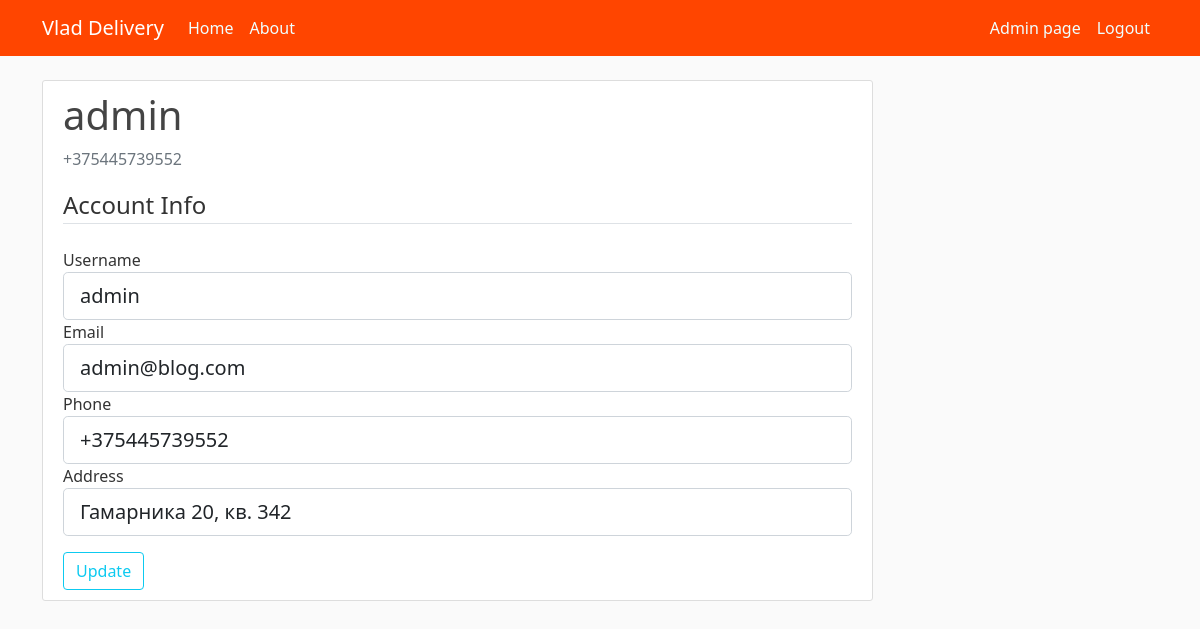
/account (signed in), run on an earlier commit of the app's database.
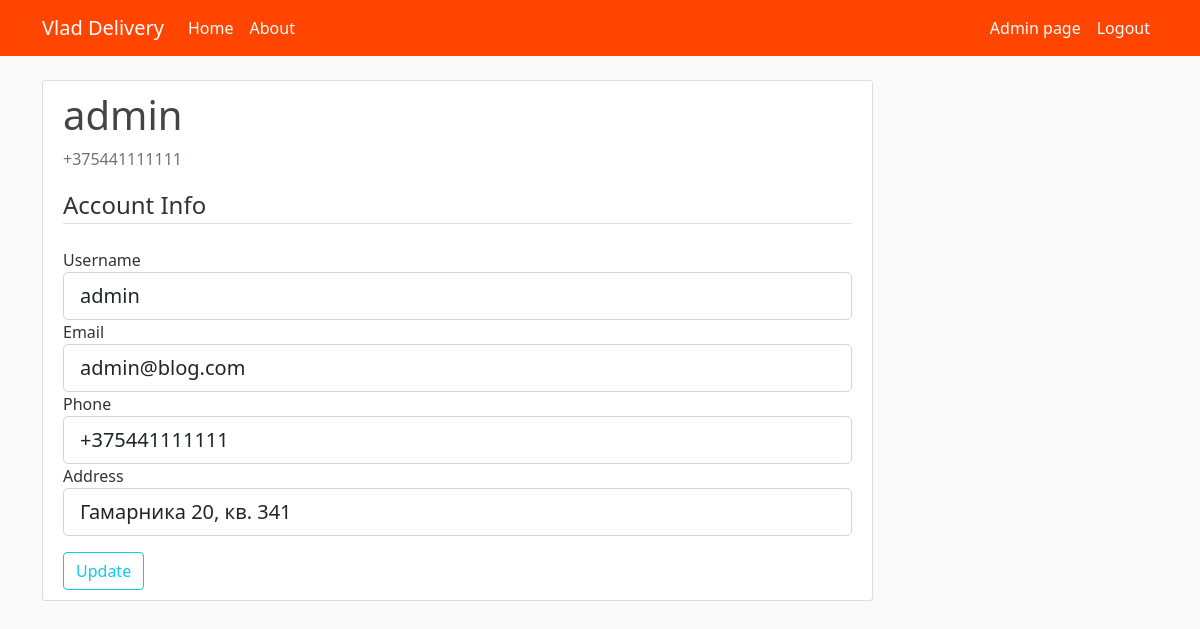
And on a later commit of the database.
### bd_project/models.py (models this page shows, shortened)
class BaseModel(Model):
    id = PrimaryKeyField(unique=True)
    class Meta:
        database = db
        order_by = 'id'

class User(BaseModel, UserMixin):
    username = CharField(max_length=20, unique=True, null=False)
    email = CharField(max_length=20, unique=True, null=False)
    phone = CharField(max_length=15, unique=True, null=False)
    address = CharField(max_length=20, null=False)
    password = CharField(max_length=60, null=False)
    class Meta:
        db_table = 'Users'

### bd_project/users/routes.py (the view)
@users.route('/account', methods=['GET', 'POST'])
@login_required
def account():
    form = UpdateAccountForm()
    if form.validate_on_submit():
        updated_user = User.get_by_id(current_user.id)
        updated_user.username = form.username.data
        updated_user.email = form.email.data
        updated_user.phone = form.phone.data
        updated_user.address = form.address.data
        updated_user.save()
        flash('Your account has been updated!', 'success')
        return redirect(url_for('users.account'))
    elif request.method == 'GET':
        form.username.data = current_user.username
        form.email.data = current_user.email
        form.phone.data = current_user.phone
        form.address.data = current_user.address
    return render_template('account.html', title='Account', form=form)

### bd_project/users/forms.py (shortened to what this page needs)
class UpdateAccountForm(FlaskForm):
    username = StringField('Username',
                           validators=[DataRequired(), Length(min=2, max=20)])
    email = StringField('Email',
                        validators=[DataRequired(), Email()])
    phone = StringField('Phone',
                        validators=[DataRequired()])
    address = StringField('Address',
                          validators=[DataRequired()])
    submit = SubmitField('Update')

### bd_project/models.py (called while the page is built)
@login_manager.user_loader
def load_user(user_id):
    return User.get_by_id(int(user_id))

### bd_project/templates/account.html (shortened to what this page needs)
{% extends "layout.html" %}
{% block content %}
<div class="content-section" xmlns="http://www.w3.org/1999/html">
    <div class="media d-flex">
        <div class="media-body">
            <h2 class="account-heading">{{ current_user.username }}</h2>
            <p class="text-secondary">{{ current_user.phone }}</p>
        </div>
    </div>
    <form method="post" action="">
        <fieldset class="form-group">
            <legend class="border-bottom mb-4">Account Info</legend>
            <div class="form-group">
                {{ form.username.label(class="form-control-label") }}
                {% if form.username.errors %}
                {{ form.username(class="form-control form-control-lg is-invalid") }}
                <div class="invalid-feedback">
                    {% for error in form.username.errors %}
                    <span>{{ error }}</span>
                    {% endfor %}
                </div>
                {% else %}
                {{ form.username(class="form-control form-control-lg") }}
                {% endif %}
            </div>
            <div class="form-group">
                {{ form.email.label(class="form-control-label") }}
                {% if form.email.errors %}
                {{ form.email(class="form-control form-control-lg is-invalid") }}
                <div class="invalid-feedback">
                    {% for error in form.email.errors %}
                    <span>{{ error }}</span>
                    {% endfor %}
                </div>
                {% else %}
                {{ form.email(class="form-control form-control-lg") }}
                {% endif %}
            </div>
            <div class="form-group">
                {{ form.phone.label(class="form-control-label") }}
                {% if form.phone.errors %}
                {{ form.phone(class="form-control form-control-lg is-invalid") }}
                <div class="invalid-feedback">
                    {% for error in form.phone.errors %}
                    <span>{{ error }}</span>
                    {% endfor %}
                </div>
                {% else %}
                {{ form.phone(class="form-control form-control-lg") }}
                {% endif %}
            </div>
            <div class="form-group">
                {{ form.address.label(class="form-control-label") }}
                {% if form.address.errors %}
                {{ form.address(class="form-control form-control-lg is-invalid") }}
                <div class="invalid-feedback">
                    {% for error in form.address.errors %}
                    <span>{{ error }}</span>
                    {% endfor %}
                </div>
                {% else %}
                {{ form.address(class="form-control form-control-lg") }}
                {% endif %}
            </div>
        </fieldset>
        <div class="form-group pt-3">
            {{ form.submit(class="btn btn-outline-info") }}
        </div>
    </form>
</div>
{% endblock content %}

What changed in the data, as far as the page shows it:
changed User "admin": phone "+375445739552" → "+375441111111"; address "Гамарника 20, кв. 342" → "Гамарника 20, кв. 341"
